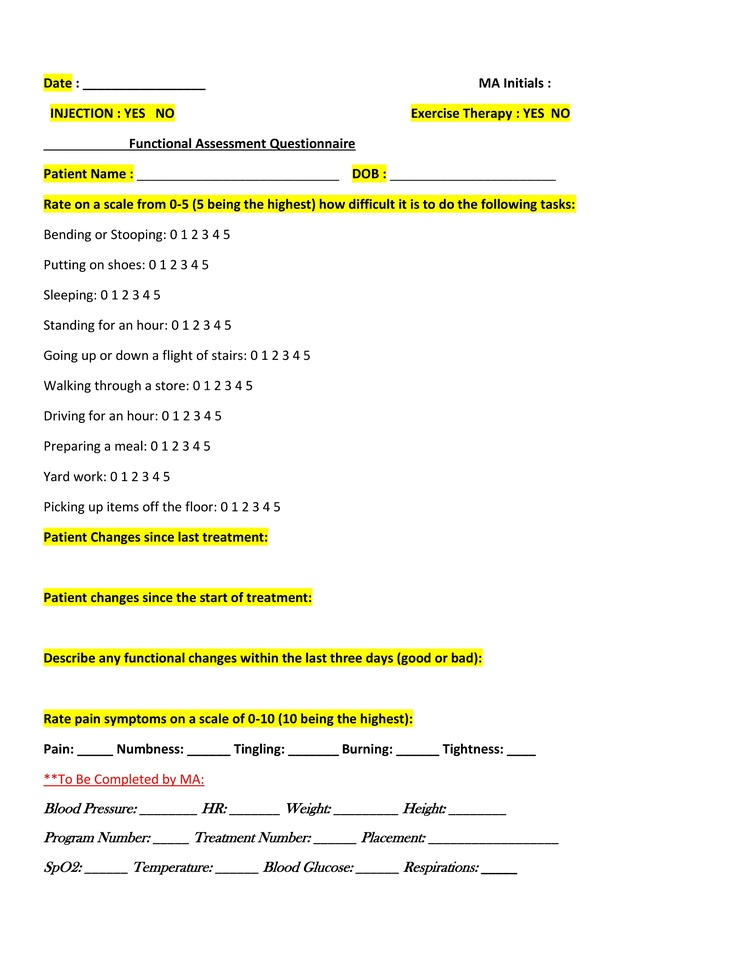
#> input picture data/sample_forms/blank_form.jpg, 738 x 956 px, shrunk from 2550 x 3300 before the run
$ python -i image_utils.py   (imports and definitions only)
#> lines starting #> are read from the running program, lines starting #| are printed output that depends on the picture; after the words box and inside, x2 and y2 are one past the last pixel; in counts of white or black regions, pixels touching at a corner belong together
import cv2
import numpy as np

def preprocess_image(image_path):
    """Preprocess image for OCR."""
#> called with image_path = '../../data/sample_forms/blank_form.jpg'
    # Read the image
    img = cv2.imread(image_path)
#> img is the input picture: shape (956, 738, 3); mean B, G, R 236.9, 247.5, 247.6

    # Resize the image to improve resolution (optional)
    img = cv2.resize(img, None, fx=2, fy=2, interpolation=cv2.INTER_CUBIC)
#> img: shape (1912, 1476, 3)

    # Convert to grayscale
    gray = cv2.cvtColor(img, cv2.COLOR_BGR2GRAY)
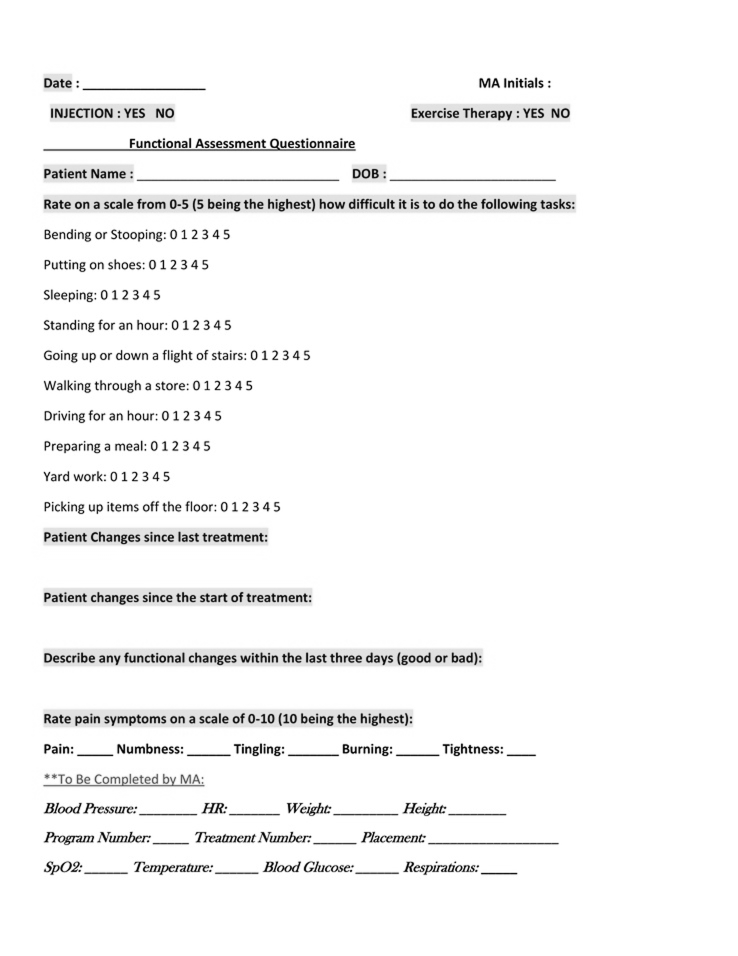
#> gray: shape (1912, 1476) (shown at 1/2 size); min 0, max 255, mean 246.2

    # Apply Contrast Limited Adaptive Histogram Equalization (CLAHE)
    clahe = cv2.createCLAHE(clipLimit=2.0, tileGridSize=(8, 8))
    gray = clahe.apply(gray)

    # Apply Gaussian blur to reduce noise
    blurred = cv2.GaussianBlur(gray, (5, 5), 0)

    # Apply adaptive thresholding
    thresh = cv2.adaptiveThreshold(
        blurred, 255, cv2.ADAPTIVE_THRESH_GAUSSIAN_C, cv2.THRESH_BINARY, 11, 2
    )
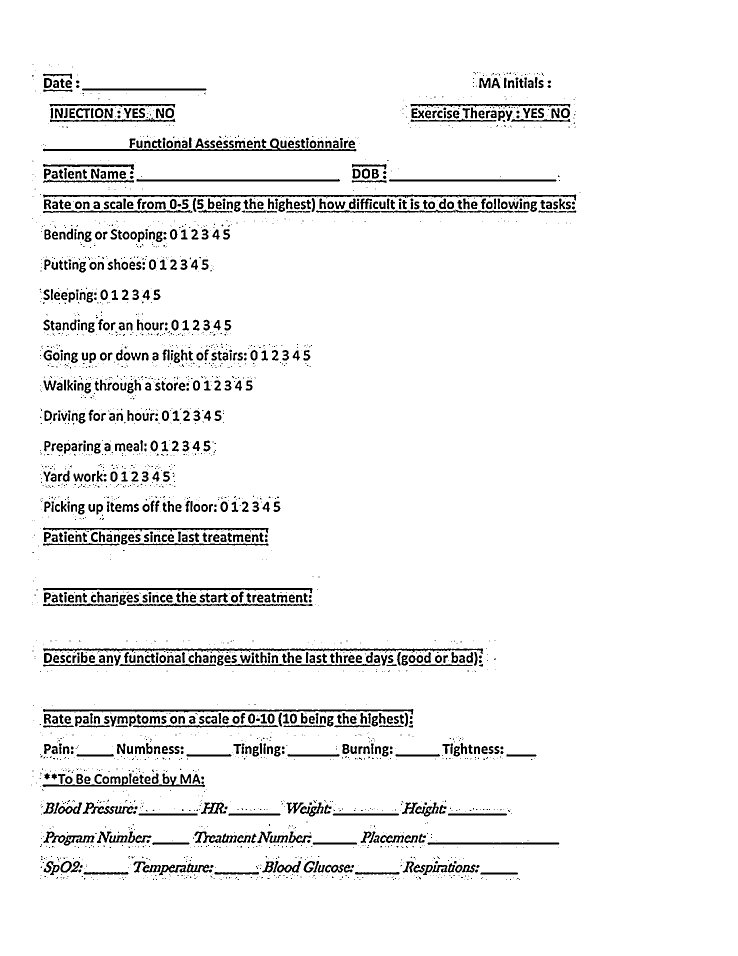
#> thresh: shape (1912, 1476) (shown at 1/2 size); 94.9% white; 2705 black regions (1881 under 20 px), largest, box (x1, y1, x2, y2) and area: (86, 389, 1153, 401) 3692, (86, 1297, 966, 1308) 3252, (86, 1418, 827, 1429) 2971

    # Denoise the image
    denoised = cv2.fastNlMeansDenoising(thresh, h=10)

    # Deskew the image (optional)
    coords = np.column_stack(np.where(denoised > 0))
#> coords = 2676812 pairs, first value 0 to 1911, second value 0 to 1475
    angle = cv2.minAreaRect(coords)[-1]
#> angle = -90
    if angle < -45:
        angle = -(90 + angle)
#> angle = 0
    else:
        angle = -angle
    (h, w) = denoised.shape[:2]
#> h = 1912; w = 1476
    center = (w // 2, h // 2)
#> center = (738, 956)
    M = cv2.getRotationMatrix2D(center, angle, 1.0)
#> M = [[1, 0, 0], [0, 1, 0]]
    rotated = cv2.warpAffine(denoised, M, (w, h), flags=cv2.INTER_CUBIC, borderMode=cv2.BORDER_REPLICATE)

    # Sharpen the image (optional)
    kernel = np.array([[0, -1, 0], [-1, 5, -1], [0, -1, 0]])
    sharpened = cv2.filter2D(rotated, -1, kernel)

    return sharpened

>>> result = preprocess_image('../../data/sample_forms/blank_form.jpg')

$ run again, on data/sample_forms/sample_form.jpg
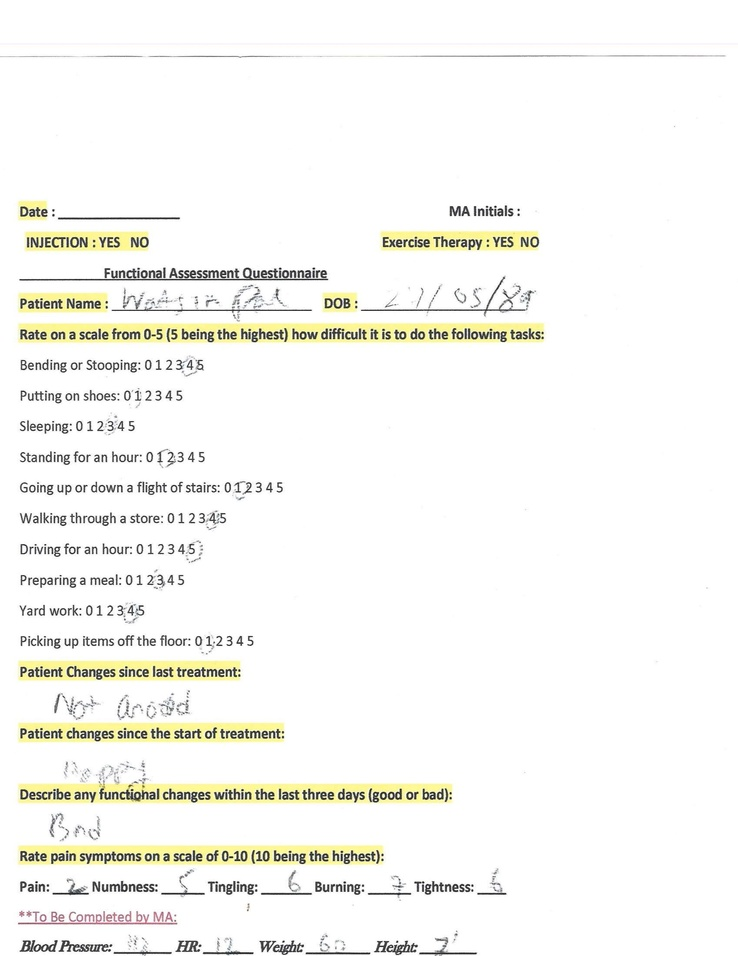
#> input picture data/sample_forms/sample_form.jpg, 738 x 956 px, shrunk from 2550 x 3300 before the run
#> in preprocess_image, img is the input picture: shape (956, 738, 3); mean B, G, R 243.4, 247.3, 247.5
#> img: shape (1912, 1476, 3)
#> in preprocess_image, `gray = clahe.apply(gray)`:
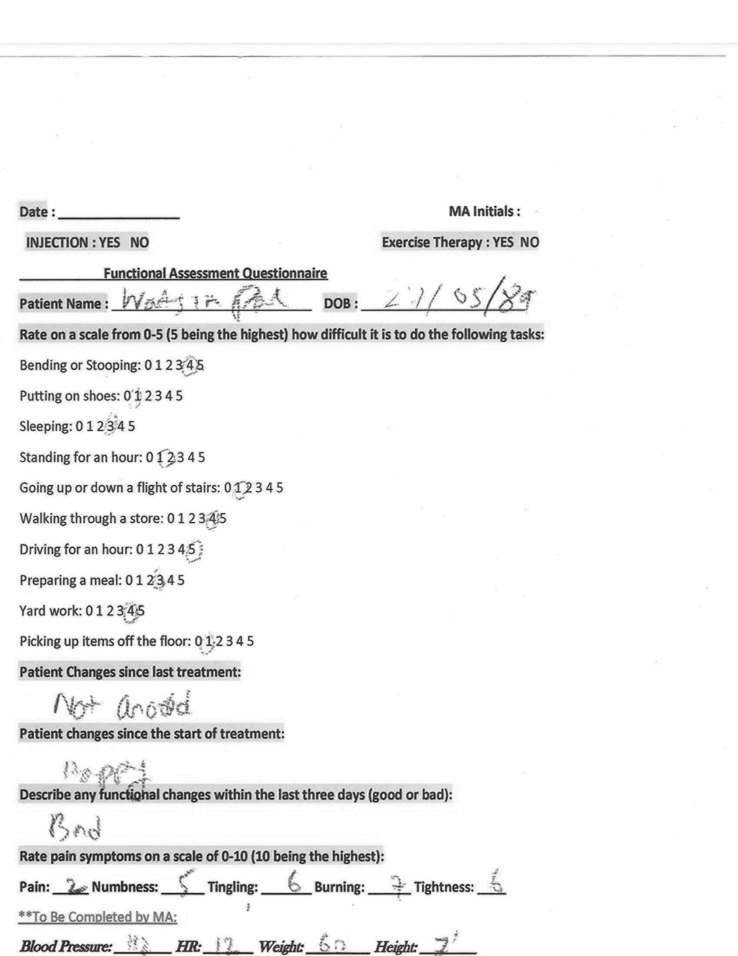
#> gray: shape (1912, 1476) (shown at 1/2 size); min 3, max 255, mean 244.2
#> in preprocess_image, `thresh = cv2.adaptiveThreshold( blurred, 255, cv2.ADAPTIVE_THRESH_GAUS..`:
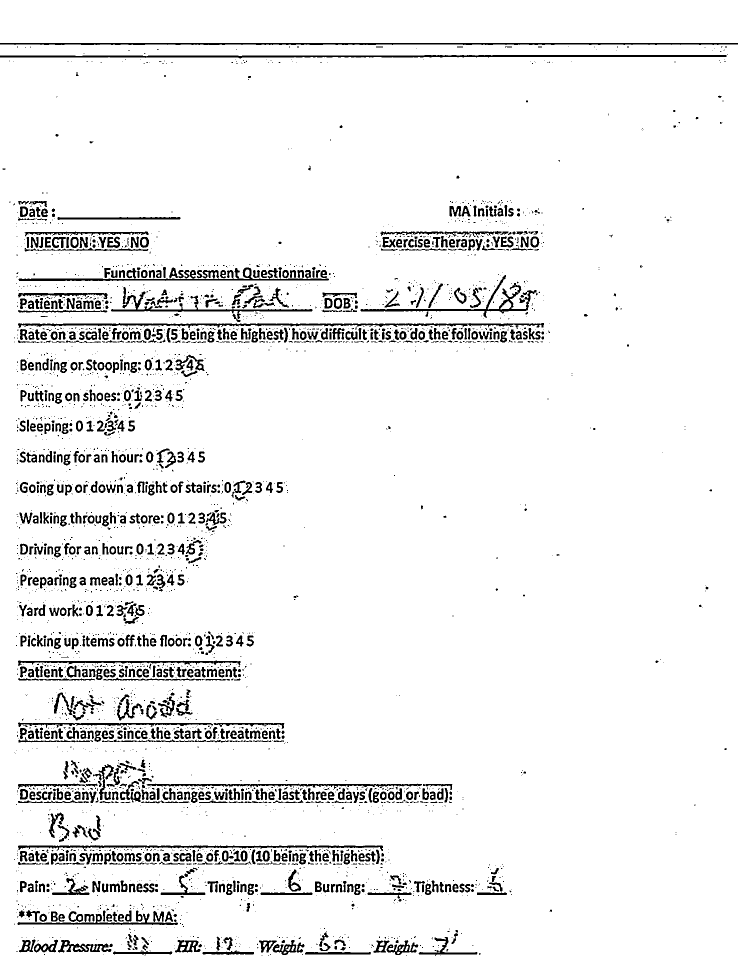
#> thresh: shape (1912, 1476) (shown at 1/2 size); 93.9% white; 3501 black regions (2521 under 20 px), largest, box (x1, y1, x2, y2) and area: (0, 110, 1453, 117) 5676, (0, 86, 1476, 90) 4825, (36, 646, 1088, 659) 4297
#> coords = 2649479 pairs, first value 0 to 1911, second value 0 to 1475
#> in preprocess_image, `angle = cv2.minAreaRect(coords)[-1]`: angle = -90
#> in preprocess_image, `angle = -(90 + angle)`: angle = 0
#> M = [[1, 0, 0], [0, 1, 0]]
